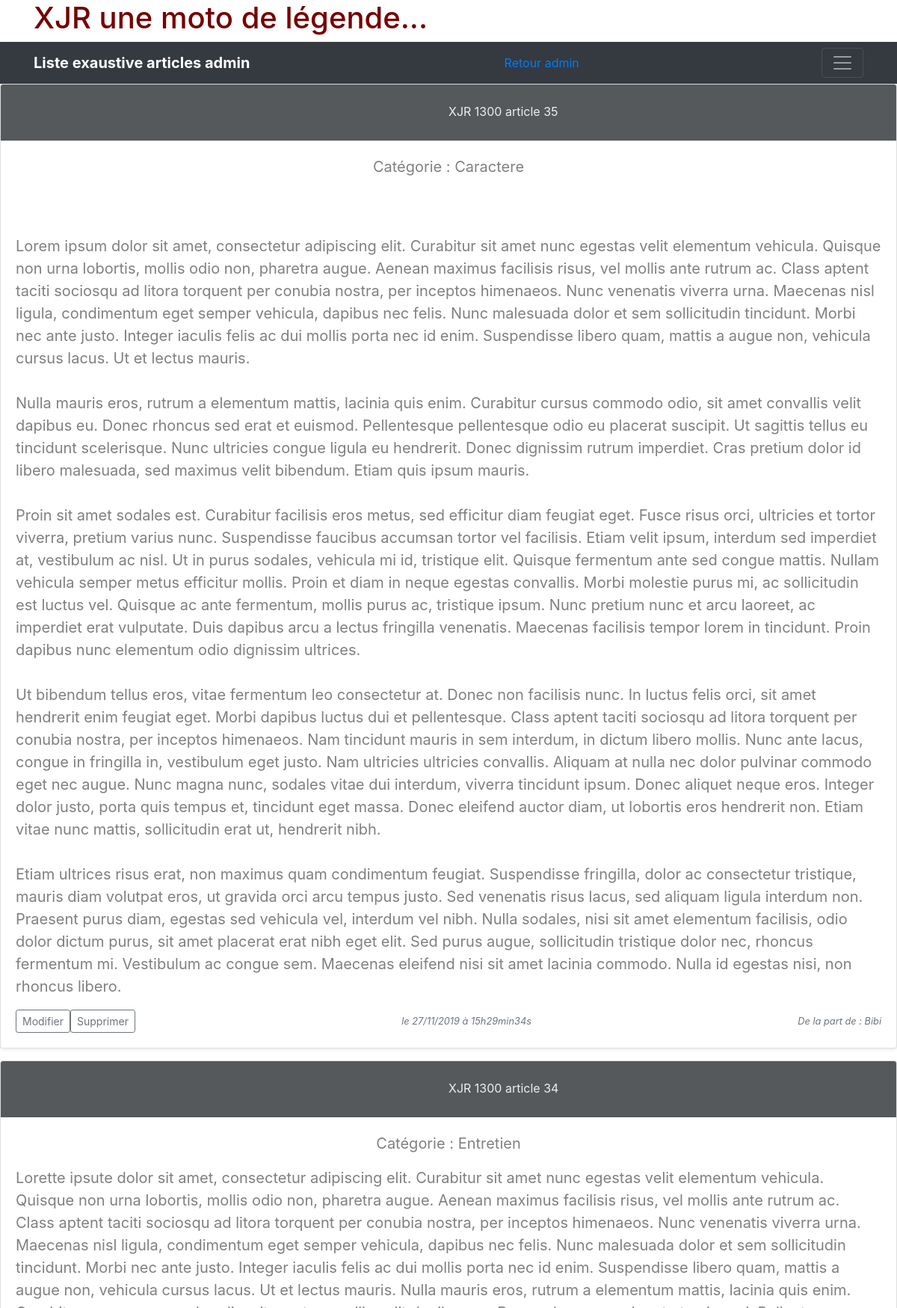
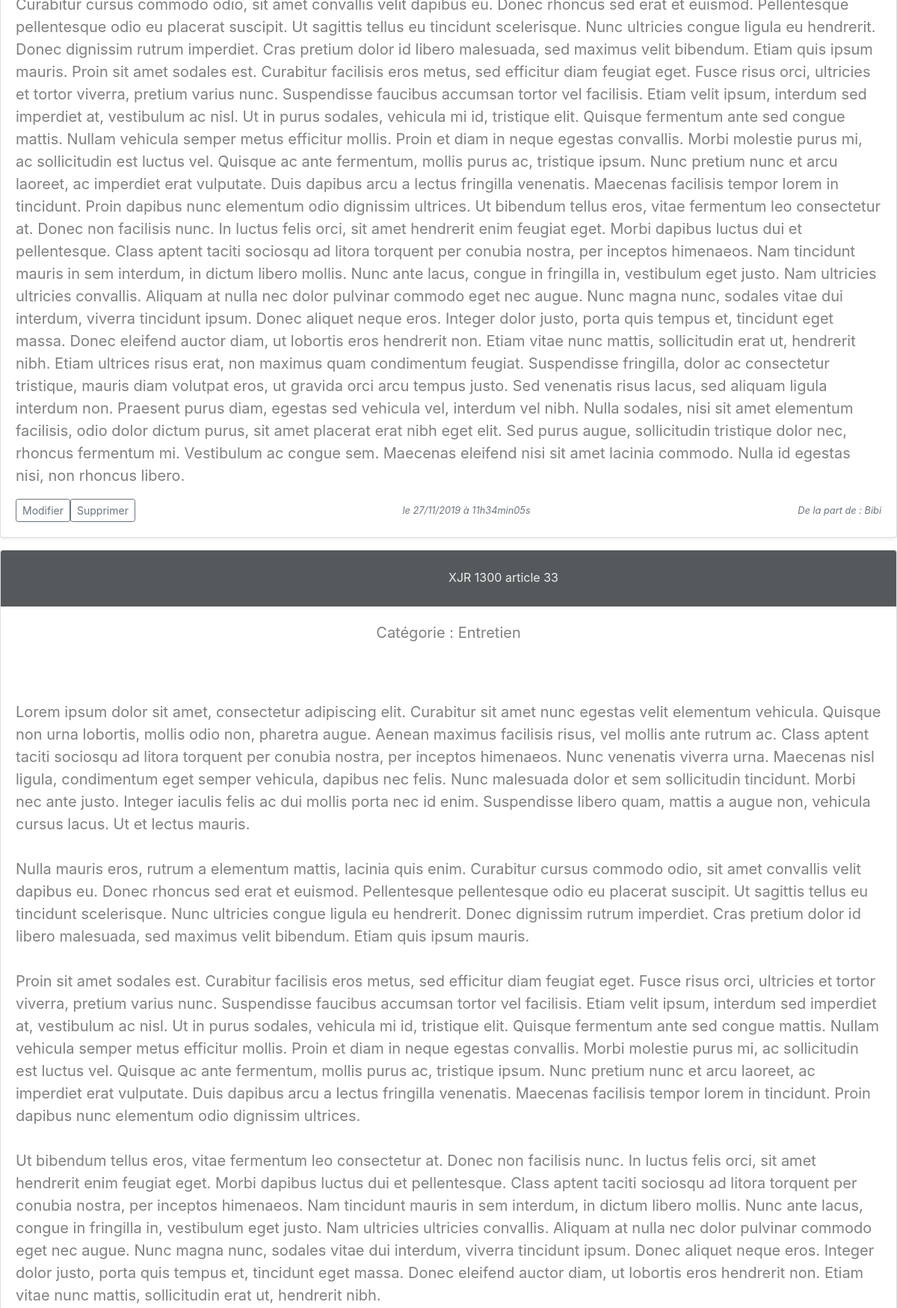
The page /index.php?action=listArticlesAdmin (signed in, upper part) on the database its author committed (2 pictures, top to bottom).
### tables this page shows
CREATE TABLE IF NOT EXISTS `articles` (
  `id` int(11) NOT NULL AUTO_INCREMENT,
  `id_rubrique` int(11) NOT NULL DEFAULT '1',
  `id_user` int(11) NOT NULL,
  `title` varchar(70) NOT NULL,
  `content` text NOT NULL,
  `signalement` tinyint(1) DEFAULT '0',
  `creation_date` datetime NOT NULL,
  PRIMARY KEY (`id`)
);

CREATE TABLE IF NOT EXISTS `rubriques` (
  `id` int(11) NOT NULL AUTO_INCREMENT,
  `libele` varchar(70) NOT NULL,
  PRIMARY KEY (`id`)
);

CREATE TABLE IF NOT EXISTS `membres` (
  `id` int(11) NOT NULL AUTO_INCREMENT,
  `pseudo` varchar(70) NOT NULL,
  `mail` varchar(70) NOT NULL,
  `motdepasse` varchar(80) NOT NULL,
  `droits` tinyint(1) DEFAULT '1',
  `avatar` varchar(30) NOT NULL,
  PRIMARY KEY (`id`)
);

### controllers/ControllerAdmin.php (called while the page is built, shortened)
<?php
class ControllerAdmin
{
    public function listArticlesAdmin()
    {
        $pagination = new Pagination();
        $articlesparp = 3;
        $nombredarticles = $pagination->getArticlesPagination();
        $totalpages = $pagination->getArticlesPages($nombredarticles, $articlesparp);
        if (isset($_GET['page']) and !empty($_GET['page']) and $_GET['page'] > 0 and $_GET['page'] <= $totalpages)
        {
            $_GET['page'] = intval($_GET['page']);
            $pageCourante = $_GET['page'];
        }
        else
        {
            $pageCourante = 1;
        }
        $depart = ($pageCourante - 1) * $articlesparp;
        $articlesManager = new ArticlesManager();
        $artic = $articlesManager->getArticlesAdmin($depart, $articlesparp);
        require ('views/backend/listArticlesAdmin.php');
    }
}

### models/ArticlesManager.php (called while the page is built, shortened)
<?php
class ArticlesManager extends Manager
{
	public function getArticlesAdmin($depart, $articlesparp)
	{
		$db = $this->dbConnect();
		$artic = $db->query('SELECT rubriques.id, rubriques.libele, articles.id, membres.pseudo, articles.title, articles.content, DATE_FORMAT(creation_date, \'%d/%m/%Y à %Hh%imin%ss\') AS creation_date_fr FROM articles INNER JOIN membres ON articles.id_user = membres.id INNER JOIN rubriques ON articles.id_rubrique = rubriques.id ORDER BY creation_date_fr DESC LIMIT '. $depart. ',' . $articlesparp);
		return $artic;
	}
}

### views/backend/listArticlesAdmin.php (the view, shortened to what this page needs)
<div class="navbar navbar-dark bg-dark shadow-sm">
   <div class="container d-flex justify-content-between">
      <a href="#" class="navbar-brand d-flex align-items-center">
      <strong>Liste exaustive articles admin</strong>
      </a>
      <a href="index.php?action=adminViewConnect">Retour admin</a>
      <button class="navbar-toggler" type="button" data-toggle="collapse" data-target="#navbarHeader" aria-controls="navbarHeader" aria-expanded="false" aria-label="Toggle navigation">
      <span class="navbar-toggler-icon"></span>
      </button>
   </div>
</div>
<?php
     while ($data = $artic->fetch()): ?>
<div class=".row-md-3">
   <div class=".col-md-3">
      <div class="card mb-3 shadow-sm">
         <svg class="bd-placeholder-img card-img-top" width="100%" height="75" xmlns="http://www.w3.org/2000/svg" preserveAspectRatio="xMidYMid slice" focusable="false" role="img" aria-label="Placeholder: Thumbnail">
            <title>liste articles Admin</title>
            <rect width="100%" height="100%" fill="#55595c"/>
            <text x="50%" y="50%" fill="#eceeef" dy=".3em"><?=($data['title']) ?></text>
         </svg>
         <div class="card-body">
            <p class="card-text" align="center">Catégorie : <?=($data['libele']) ?></p>
            <p class="card-text"><?= nl2br($data['content']) ?></p>
            <div class="d-flex justify-content-between align-items-center">
               <div class="btn-group">
                  <a href="index.php?action=articAdmin&amp;id=<?= $data['id'] ?>"><button type="button" class="btn btn-sm btn-outline-secondary">Modifier</button></a>
                  <a href="index.php?action=supprimerArticle&amp;id=<?= $data['id'] ?>"><button type="button" class="btn btn-sm btn-outline-secondary">Supprimer</button></a>
               </div>
               <small class="text-muted"><em>le <?= $data['creation_date_fr'] ?></em></small>
               <small class="text-muted"><em>De la part de : <?= $data['pseudo'] ?></em></small>
            </div>
         </div>
      </div>
   </div>
</div>
<?php endwhile;
   ?>
<br>
<?php require('templateAdmin.php'); ?>

### publics/css/style.css (style rules this page uses)
p { font-size: 20px; color: grey; }

### rows shown on the page
articles: title "XJR 1300 article 35", id_rubrique.libele "Caractere", content "Lorem ipsum dolor sit amet, consectetur adipiscing elit. Curabitur sit amet nunc egestas velit elementum vehicula. Quisque non urna lobortis, mollis odio non, pharetra augue. Aenean maximus facilisis risus, vel mollis ante rutrum ac. Class aptent taciti sociosqu ad litora torquent per conubia nostra, per inceptos himenaeos. Nunc venenatis viverra urna. Maecenas nisl ligula, condimentum eget semper vehicula, dapibus nec felis. Nunc malesuada dolor et sem sollicitudin tincidunt. Morbi nec ante justo. Integer iaculis felis ac dui mollis porta nec id enim. Suspendisse libero quam, mattis a augue non, vehicula cursus lacus. Ut et lectus mauris. Nulla mauris eros, rutrum a elementum mattis,…", creation_date_fr "27/11/2019 à 15h29min34s", id_user.pseudo "Bibi"
articles: title "XJR 1300 article 34", id_rubrique.libele "Entretien", content "Lorette ipsute dolor sit amet, consectetur adipiscing elit. Curabitur sit amet nunc egestas velit elementum vehicula. Quisque non urna lobortis, mollis odio non, pharetra augue. Aenean maximus facilisis risus, vel mollis ante rutrum ac. Class aptent taciti sociosqu ad litora torquent per conubia nostra, per inceptos himenaeos. Nunc venenatis viverra urna. Maecenas nisl ligula, condimentum eget semper vehicula, dapibus nec felis. Nunc malesuada dolor et sem sollicitudin tincidunt. Morbi nec ante justo. Integer iaculis felis ac dui mollis porta nec id enim. Suspendisse libero quam, mattis a augue non, vehicula cursus lacus. Ut et lectus mauris. Nulla mauris eros, rutrum a elementum mattis,…", creation_date_fr "27/11/2019 à 11h34min05s", id_user.pseudo "Bibi"
articles: title "XJR 1300 article 33", id_rubrique.libele "Entretien", content "Lorem ipsum dolor sit amet, consectetur adipiscing elit. Curabitur sit amet nunc egestas velit elementum vehicula. Quisque non urna lobortis, mollis odio non, pharetra augue. Aenean maximus facilisis risus, vel mollis ante rutrum ac. Class aptent taciti sociosqu ad litora torquent per conubia nostra, per inceptos himenaeos. Nunc venenatis viverra urna. Maecenas nisl ligula, condimentum eget semper vehicula, dapibus nec felis. Nunc malesuada dolor et sem sollicitudin tincidunt. Morbi nec ante justo. Integer iaculis felis ac dui mollis porta nec id enim. Suspendisse libero quam, mattis a augue non, vehicula cursus lacus. Ut et lectus mauris. Nulla mauris eros, rutrum a elementum mattis,…"
